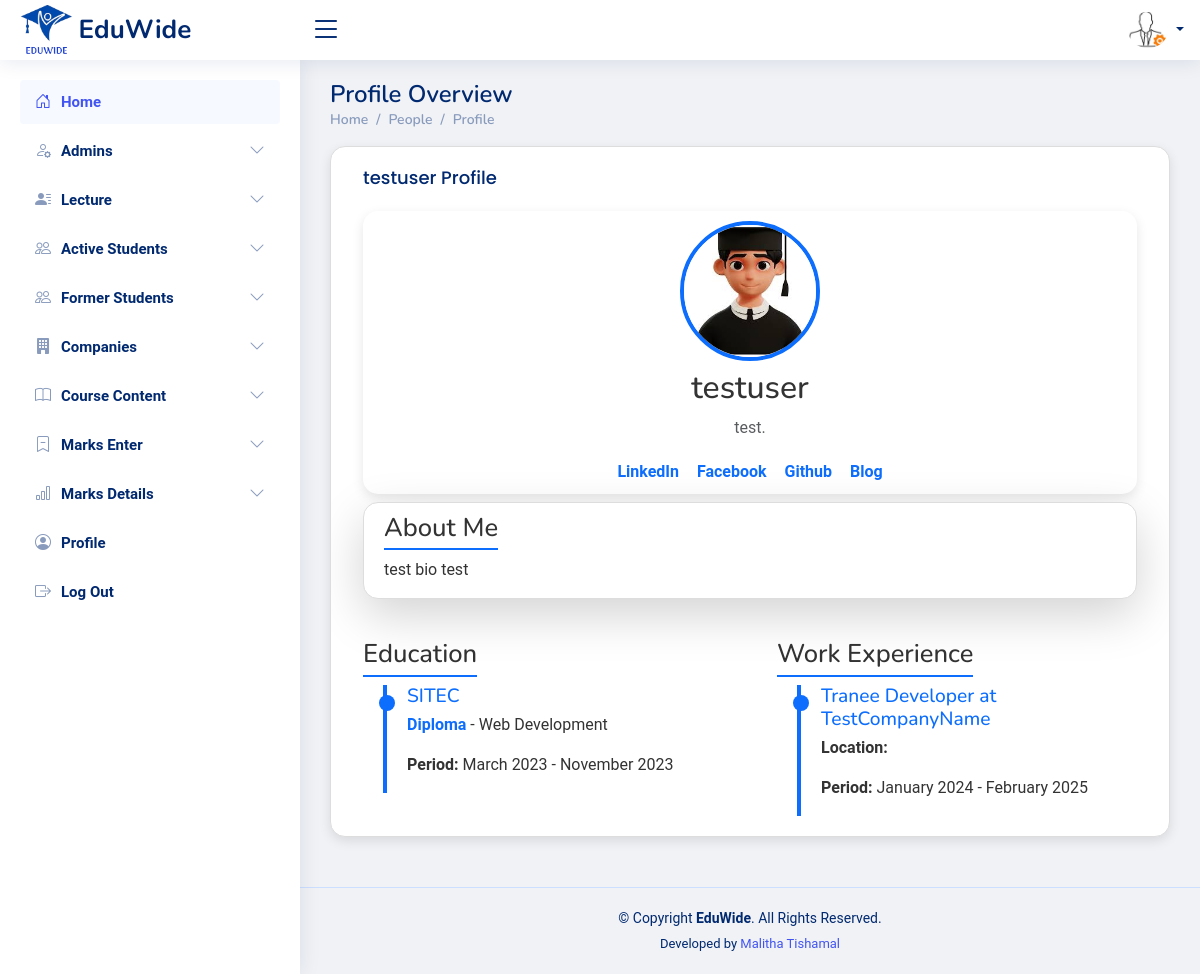
Page /admin/former_student-profile.php?former_student_id=14 on the earlier database version.
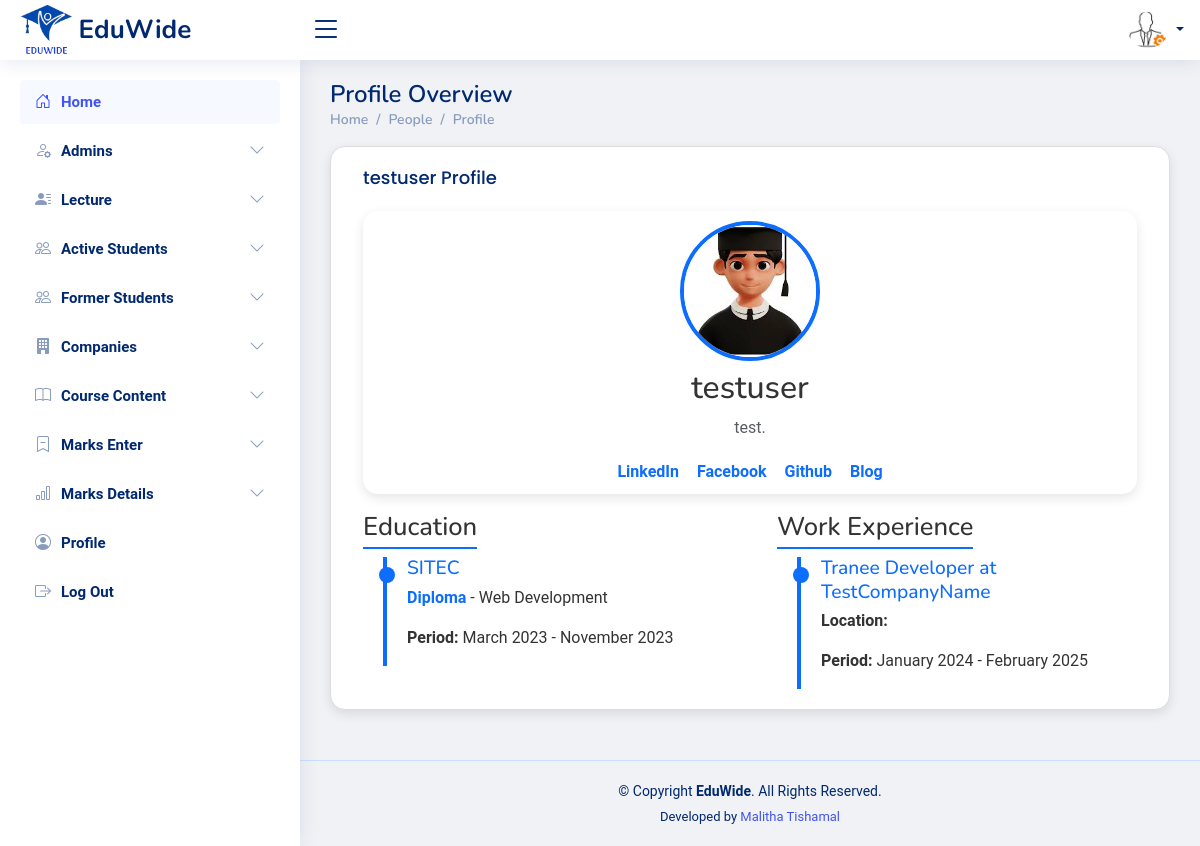
Same page on the later database version.
### tables this page shows
CREATE TABLE `about` (
  `user_id` int(11) NOT NULL,
  `about_text` text DEFAULT NULL
);

### admin/former_student-profile.php (the view, shortened to what the changed rows need)
<?php
require_once '../includes/db-conn.php';
$student_id = intval($_GET['former_student_id']);
$sql = "SELECT * FROM former_students WHERE id = ?";
$stmt = $conn->prepare($sql);
$stmt->bind_param("i", $student_id);
$stmt->execute();
$result = $stmt->get_result();
$student = $result->fetch_assoc();
$about_sql = "SELECT about_text FROM about WHERE user_id = ? LIMIT 1";
$stmt = $conn->prepare($about_sql);
$stmt->bind_param("i", $student_id);
$stmt->execute();
$about_result = $stmt->get_result();
$about = $about_result->fetch_assoc()['about_text'] ?? '';
?>
<!DOCTYPE html>
<html lang="en">
<head>
    <?php include_once("../includes/css-links-inc.php"); ?>
    <link rel="stylesheet" href="https://cdnjs.cloudflare.com/ajax/libs/font-awesome/6.0.0-beta3/css/all.min.css">
</head>
<body>
    <main id="main" class="main">
        <div class="pagetitle">
            <h1>Profile Overview</h1>
        </div>
        <section class="section">
            <div class="row">
                <div class="col-lg-12">
                    <div class="card">
                        <div class="card-body">
                            <div class="container">
                                <div class="profile-header">
                                    <h2 class="mt-2"><?= htmlspecialchars($student['username']) ?></h2>
                                </div>
                                <?php if (!empty($about)): ?>
                                    <div class="card shadow-lg">
                                        <div class="card-body">
                                            <h4 class="section-title">About Me</h4>
                                            <p><?= nl2br(htmlspecialchars($about)) ?></p>
                                        </div>
                                    </div>
                                <?php endif; ?>
                            </div>
                        </div>
                    </div>
                </div>
            </div>
        </section>
    </main>
</body>
</html>

Differences in the rows shown:
removed about: about_text "test bio test"
Other differences:
text no longer shown: "About Me"
